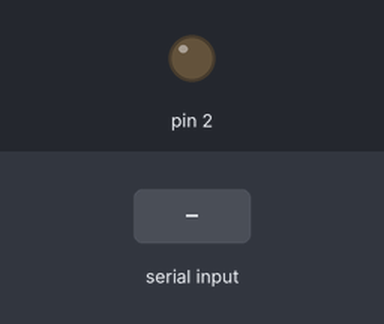
Recording of a sketch running on a simulated Arduino Uno, built with avr-gcc and run on an emulated ATmega328P. On the bench: output pins drawn as LEDs (lit = HIGH). Inputs (shaded band) come from the test bench.

Above: at 1.2 s.
1.3 s: "ozan\n" received over Serial
At 1.7 s:
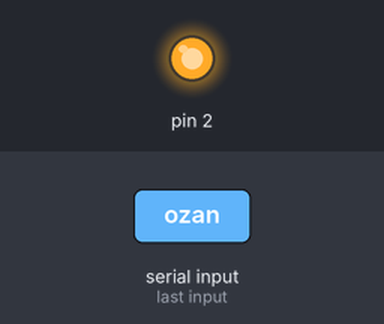
2.8 s: "1\n" received over Serial
At 3.9 s:
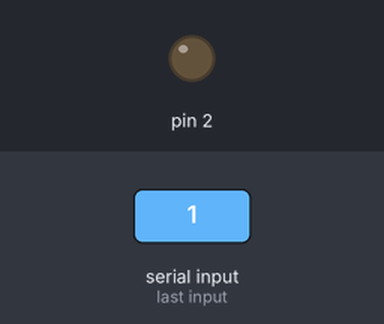
Timing chart, 0 to 5.8 s (numbered marks = the images above; inputs shaded):
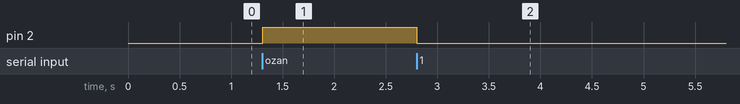

The sketch:

serialmonitor.ino
```cpp
String x="";

void setup() {
  pinMode(2, OUTPUT);
  Serial.begin(9600);
}

void loop() {

   if(Serial.available()){
    char c=(char) Serial.read();
     if(c!='\n'){
      x=x+c;
     }else{
       if(x=="ozan"){

         digitalWrite(2,HIGH);
       }else{
         digitalWrite(2,LOW);
       }
        x="";
     }
   }


}
```

Measured:
- after the input at 1.3 s, pin 2: LOW → HIGH at once
- after the input at 2.8 s, pin 2: HIGH → LOW at once
